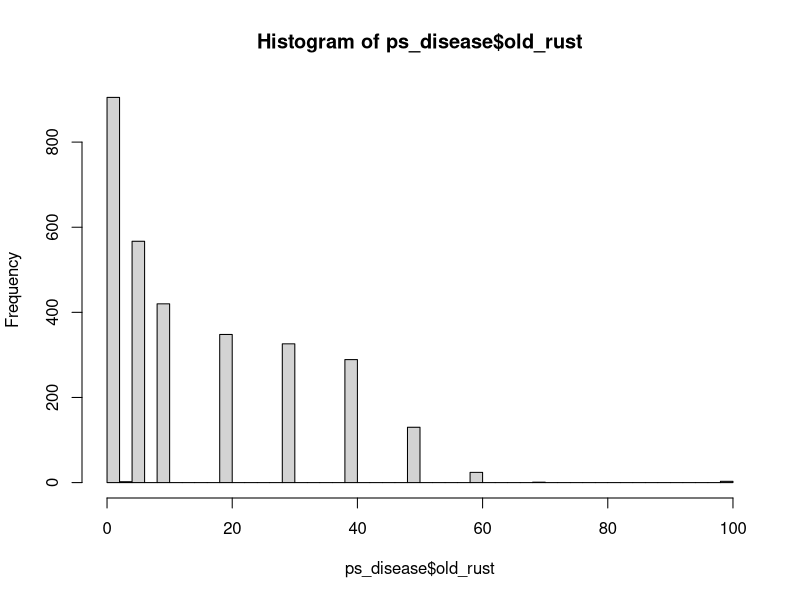
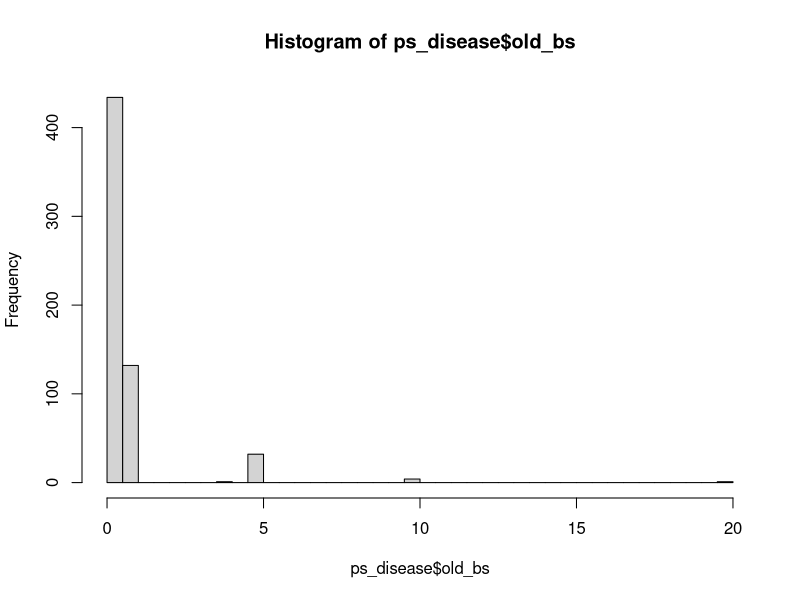
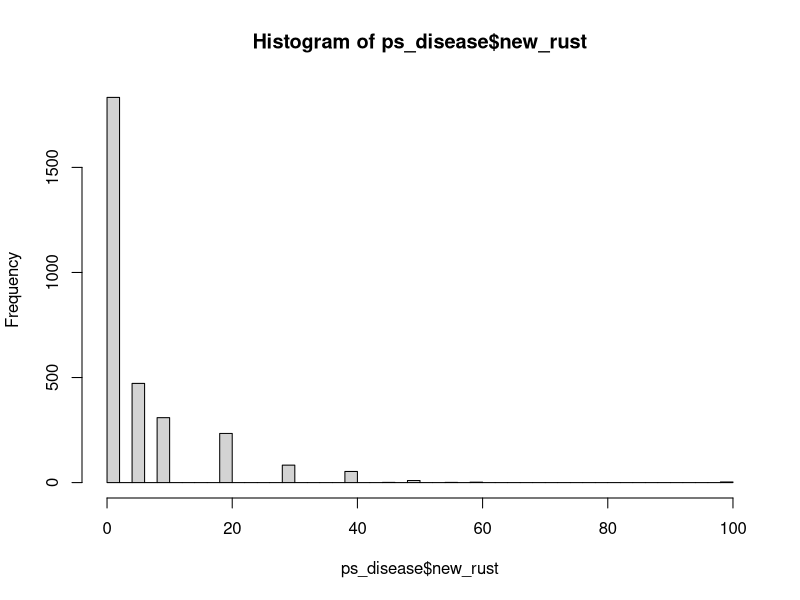
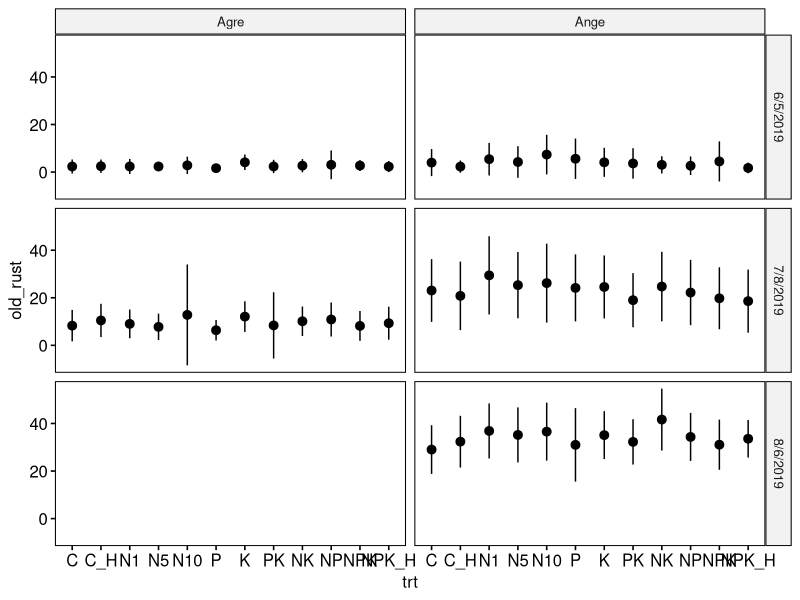

The R script that drew these images, in order:
## ---- chunk 1
knitr::opts_chunk$set(echo = TRUE)
## ---- chunk 2
#load in data
ks_disease<-read.csv("Stomata_Data_REU_2019_master.csv")
ps_disease<-read.csv("nutnet_fungus_2019_master.csv")
cover<-read.csv("NutNet_Species_Cover_May30_thru_August.csv")

library(tidyverse)
## ---- chunk 3
ps_disease %>%
  count(date,host,plot)
#1-20 replicates per plot per sampling day (most 1-20). Plants were flagged and tracked through time
ps_disease %>%
  count(date,host,trt)
#40-80 replicates per trt per sampling day

ks_disease %>% 
  filter(!is.na(fungal)) %>%
  count(date,plant,trt)
#5-7 replicates per plot per sampling day
## ---- chunk 4
#make a total fungal column in alex and rachel's data
ps_disease$fungal_old <- ps_disease$old_rust + ps_disease$old_bs
ps_disease$fungal_new <- ps_disease$new_rust + ps_disease$new_bs

library(ggpubr)
hist(ps_disease$old_rust,breaks=50)
hist(ps_disease$old_bs,breaks=50)

hist(ps_disease$new_rust,breaks=50)
#old rust is most frequently not 0

ps_disease$trt<-factor(ps_disease$trt,levels=c("C","C_H","N1","N5","N10","P","K","PK","NK","NP","NPK","NPK_H"))
ggerrorplot(ps_disease,x="trt",y="old_rust",desc_stat = "mean_sd",facet.by=c("date","host"))
